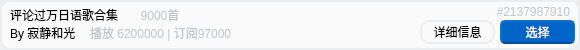
<?xml version="1.0" encoding="UTF-8"?>
<ui version="4.0">
 <class>searchResultWClass</class>
 <widget class="QWidget" name="searchResultWClass">
  <property name="geometry">
   <rect>
    <x>0</x>
    <y>0</y>
    <width>580</width>
    <height>50</height>
   </rect>
  </property>
  <property name="windowTitle">
   <string>Form</string>
  </property>
  <widget class="QWidget" name="rootWidget" native="true">
   <property name="geometry">
    <rect>
     <x>0</x>
     <y>0</y>
     <width>580</width>
     <height>50</height>
    </rect>
   </property>
   <property name="styleSheet">
    <string notr="true">background-color: #fafafa;
font: 10pt &quot;微软雅黑&quot;;
border-width: 2px;
border-color: #ebeef0;
border-style: solid;
border-radius: 10px;</string>
   </property>
   <widget class="QLabel" name="text_title">
    <property name="geometry">
     <rect>
      <x>10</x>
      <y>5</y>
      <width>120</width>
      <height>20</height>
     </rect>
    </property>
    <property name="styleSheet">
     <string notr="true">font: 700 10pt &quot;微软雅黑&quot;;
border-width: 0px;
</string>
    </property>
    <property name="text">
     <string>评论过万日语歌合集</string>
    </property>
   </widget>
   <widget class="QLabel" name="text_subTitle">
    <property name="geometry">
     <rect>
      <x>130</x>
      <y>5</y>
      <width>60</width>
      <height>20</height>
     </rect>
    </property>
    <property name="styleSheet">
     <string notr="true">font: 10pt &quot;微软雅黑&quot;;
color: #c0c5c8;
border-width: 0px;</string>
    </property>
    <property name="text">
     <string>9000首</string>
    </property>
    <property name="alignment">
     <set>Qt::AlignCenter</set>
    </property>
   </widget>
   <widget class="QLabel" name="text_ID">
    <property name="geometry">
     <rect>
      <x>470</x>
      <y>5</y>
      <width>100</width>
      <height>15</height>
     </rect>
    </property>
    <property name="layoutDirection">
     <enum>Qt::LeftToRight</enum>
    </property>
    <property name="styleSheet">
     <string notr="true">font: 8pt &quot;微软雅黑&quot;;
color: #c0c5c8;
border-width: 0px;</string>
    </property>
    <property name="text">
     <string>#2137987910</string>
    </property>
    <property name="alignment">
     <set>Qt::AlignRight|Qt::AlignTop|Qt::AlignTrailing</set>
    </property>
   </widget>
   <widget class="QLabel" name="text_creator">
    <property name="geometry">
     <rect>
      <x>10</x>
      <y>25</y>
      <width>75</width>
      <height>16</height>
     </rect>
    </property>
    <property name="styleSheet">
     <string notr="true">font: 10pt &quot;微软雅黑&quot;;
border-width: 0px;</string>
    </property>
    <property name="text">
     <string>By 寂静和光</string>
    </property>
    <property name="alignment">
     <set>Qt::AlignLeading|Qt::AlignLeft|Qt::AlignVCenter</set>
    </property>
   </widget>
   <widget class="QLabel" name="text_data">
    <property name="geometry">
     <rect>
      <x>90</x>
      <y>25</y>
      <width>170</width>
      <height>16</height>
     </rect>
    </property>
    <property name="styleSheet">
     <string notr="true">font: 10pt &quot;微软雅黑&quot;;
color: #c0c5c8;
border-width: 0px;</string>
    </property>
    <property name="text">
     <string>播放 6200000 | 订阅97000</string>
    </property>
    <property name="alignment">
     <set>Qt::AlignLeading|Qt::AlignLeft|Qt::AlignVCenter</set>
    </property>
   </widget>
   <widget class="QPushButton" name="btn_choose">
    <property name="enabled">
     <bool>true</bool>
    </property>
    <property name="geometry">
     <rect>
      <x>500</x>
      <y>20</y>
      <width>75</width>
      <height>24</height>
     </rect>
    </property>
    <property name="styleSheet">
     <string notr="true">QPushButton 
{
	color: #ffffff;
	background-color: #0064c8;
	border-width: 2px;
	border-color: #146ec8;
	border-bottom-color: #004b96;
	border-style: solid;
	border-radius: 5px;
}

QPushButton:disabled 
{
	background-color: #c8c8c8;
	border-color: #c8c8c8;
}

QPushButton:hover
{
	background-color: #146ec8;
	border-width: 2px;
	border-color: #2778c8;
	border-bottom-color: #004b96;
	border-style: solid;
	border-radius: 5px;
}

QPushButton:pressed 
{
	background-color: #2778c8;
	border-color: #2778c8;
	border-bottom-color: #0064c8;
}</string>
    </property>
    <property name="text">
     <string>选择</string>
    </property>
   </widget>
   <widget class="QPushButton" name="btn_moreInfo">
    <property name="enabled">
     <bool>true</bool>
    </property>
    <property name="geometry">
     <rect>
      <x>420</x>
      <y>20</y>
      <width>75</width>
      <height>24</height>
     </rect>
    </property>
    <property name="styleSheet">
     <string notr="true">QPushButton 
{
	color: #000000;
	background-color: #f0f3f5;
	border-width: 2px;
	border-color: #ebf0f5;
	border-bottom-color: #d4dae1;
	border-style: solid;
	border-radius: 5px;
}

QPushButton:disabled 
{
	background-color: #f0f0f0;
	border-color:  #f0f0f0;
}

QPushButton:hover
{
	background-color: #e7ebf0;
	border-width: 2px;
	border-color: #e2e7eb;
	border-bottom-color: #cacdd2;
	border-style: solid;
	border-radius: 5px;
}

QPushButton:pressed 
{
	background-color: #ebf0f5;
	border-color: #ebf0f5;
	border-bottom-color: #dce4eb;
}r</string>
    </property>
    <property name="text">
     <string>详细信息</string>
    </property>
   </widget>
  </widget>
 </widget>
 <resources/>
 <connections/>
</ui>
